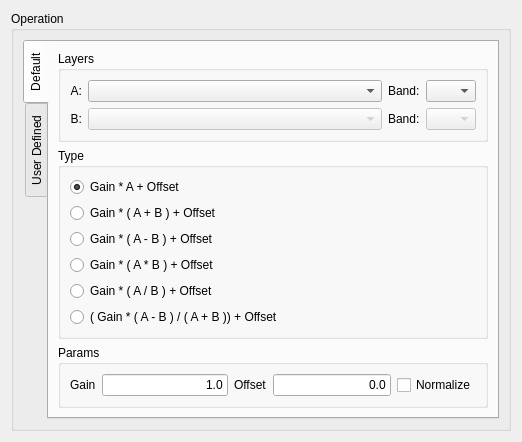
<?xml version="1.0" encoding="UTF-8"?>
<ui version="4.0">
 <class>ArithmeticOpWizardPageForm</class>
 <widget class="QWizardPage" name="ArithmeticOpWizardPageForm">
  <property name="geometry">
   <rect>
    <x>0</x>
    <y>0</y>
    <width>522</width>
    <height>396</height>
   </rect>
  </property>
  <property name="windowTitle">
   <string>Arithmetic Operations</string>
  </property>
  <layout class="QGridLayout" name="gridLayout_26">
   <item row="0" column="0">
    <widget class="QGroupBox" name="groupBox_2">
     <property name="title">
      <string>Operation</string>
     </property>
     <layout class="QGridLayout" name="gridLayout_23">
      <item row="0" column="0">
       <widget class="QTabWidget" name="tabWidget">
        <property name="tabPosition">
         <enum>QTabWidget::West</enum>
        </property>
        <property name="currentIndex">
         <number>0</number>
        </property>
        <widget class="QWidget" name="tab">
         <attribute name="title">
          <string>Default</string>
         </attribute>
         <layout class="QGridLayout" name="gridLayout_25">
          <item row="0" column="0">
           <layout class="QGridLayout" name="gridLayout_24">
            <item row="0" column="0">
             <widget class="QGroupBox" name="groupBox_8">
              <property name="title">
               <string>Layers</string>
              </property>
              <property name="flat">
               <bool>true</bool>
              </property>
              <layout class="QGridLayout" name="gridLayout_12">
               <item row="0" column="0">
                <layout class="QGridLayout" name="gridLayout_5">
                 <item row="0" column="0">
                  <layout class="QGridLayout" name="gridLayout">
                   <item row="0" column="0">
                    <widget class="QLabel" name="label">
                     <property name="text">
                      <string>A:</string>
                     </property>
                     <property name="alignment">
                      <set>Qt::AlignRight|Qt::AlignTrailing|Qt::AlignVCenter</set>
                     </property>
                    </widget>
                   </item>
                   <item row="1" column="0">
                    <widget class="QLabel" name="label_3">
                     <property name="text">
                      <string>B:</string>
                     </property>
                     <property name="alignment">
                      <set>Qt::AlignRight|Qt::AlignTrailing|Qt::AlignVCenter</set>
                     </property>
                    </widget>
                   </item>
                  </layout>
                 </item>
                 <item row="0" column="1">
                  <layout class="QGridLayout" name="gridLayout_2">
                   <item row="0" column="0">
                    <widget class="QComboBox" name="m_layerAComboBox">
                     <property name="sizePolicy">
                      <sizepolicy hsizetype="MinimumExpanding" vsizetype="Fixed">
                       <horstretch>0</horstretch>
                       <verstretch>0</verstretch>
                      </sizepolicy>
                     </property>
                    </widget>
                   </item>
                   <item row="1" column="0">
                    <widget class="QComboBox" name="m_layerBComboBox">
                     <property name="enabled">
                      <bool>false</bool>
                     </property>
                     <property name="sizePolicy">
                      <sizepolicy hsizetype="MinimumExpanding" vsizetype="Fixed">
                       <horstretch>0</horstretch>
                       <verstretch>0</verstretch>
                      </sizepolicy>
                     </property>
                    </widget>
                   </item>
                  </layout>
                 </item>
                 <item row="0" column="2">
                  <layout class="QGridLayout" name="gridLayout_3">
                   <item row="0" column="0">
                    <widget class="QLabel" name="label_2">
                     <property name="text">
                      <string>Band:</string>
                     </property>
                    </widget>
                   </item>
                   <item row="1" column="0">
                    <widget class="QLabel" name="label_4">
                     <property name="text">
                      <string>Band:</string>
                     </property>
                    </widget>
                   </item>
                  </layout>
                 </item>
                 <item row="0" column="3">
                  <layout class="QGridLayout" name="gridLayout_4">
                   <item row="0" column="0">
                    <widget class="QComboBox" name="m_bandAComboBox">
                     <property name="maximumSize">
                      <size>
                       <width>50</width>
                       <height>16777215</height>
                      </size>
                     </property>
                    </widget>
                   </item>
                   <item row="1" column="0">
                    <widget class="QComboBox" name="m_bandBComboBox">
                     <property name="enabled">
                      <bool>false</bool>
                     </property>
                     <property name="maximumSize">
                      <size>
                       <width>50</width>
                       <height>16777215</height>
                      </size>
                     </property>
                    </widget>
                   </item>
                  </layout>
                 </item>
                </layout>
               </item>
              </layout>
             </widget>
            </item>
            <item row="1" column="0">
             <widget class="QGroupBox" name="groupBox">
              <property name="title">
               <string>Type</string>
              </property>
              <property name="flat">
               <bool>true</bool>
              </property>
              <layout class="QGridLayout" name="gridLayout_6">
               <item row="0" column="0">
                <layout class="QGridLayout" name="gridLayout_7">
                 <item row="0" column="0">
                  <widget class="QRadioButton" name="m_op1RadioButton">
                   <property name="text">
                    <string>Gain * A + Offset</string>
                   </property>
                   <property name="checked">
                    <bool>true</bool>
                   </property>
                  </widget>
                 </item>
                 <item row="1" column="0">
                  <widget class="QRadioButton" name="m_op2RadioButton">
                   <property name="text">
                    <string>Gain * ( A + B ) + Offset</string>
                   </property>
                  </widget>
                 </item>
                 <item row="2" column="0">
                  <widget class="QRadioButton" name="m_op3RadioButton">
                   <property name="text">
                    <string>Gain * ( A - B ) + Offset</string>
                   </property>
                  </widget>
                 </item>
                 <item row="3" column="0">
                  <widget class="QRadioButton" name="m_op4RadioButton">
                   <property name="text">
                    <string>Gain * ( A * B ) + Offset</string>
                   </property>
                  </widget>
                 </item>
                 <item row="4" column="0">
                  <widget class="QRadioButton" name="m_op5RadioButton">
                   <property name="text">
                    <string>Gain * ( A / B ) + Offset</string>
                   </property>
                  </widget>
                 </item>
                 <item row="5" column="0">
                  <widget class="QRadioButton" name="m_op6RadioButton">
                   <property name="text">
                    <string>( Gain * ( A - B ) / ( A + B )) + Offset</string>
                   </property>
                  </widget>
                 </item>
                </layout>
               </item>
              </layout>
             </widget>
            </item>
            <item row="2" column="0">
             <widget class="QGroupBox" name="groupBox_3">
              <property name="title">
               <string>Params</string>
              </property>
              <property name="flat">
               <bool>true</bool>
              </property>
              <layout class="QGridLayout" name="gridLayout_11">
               <item row="0" column="0">
                <layout class="QGridLayout" name="gridLayout_10">
                 <item row="0" column="0">
                  <layout class="QGridLayout" name="gridLayout_8">
                   <item row="0" column="0">
                    <widget class="QLabel" name="label_5">
                     <property name="text">
                      <string>Gain</string>
                     </property>
                    </widget>
                   </item>
                   <item row="0" column="1">
                    <widget class="QLineEdit" name="m_gainLineEdit">
                     <property name="text">
                      <string>1.0</string>
                     </property>
                     <property name="alignment">
                      <set>Qt::AlignRight|Qt::AlignTrailing|Qt::AlignVCenter</set>
                     </property>
                    </widget>
                   </item>
                  </layout>
                 </item>
                 <item row="0" column="1">
                  <layout class="QGridLayout" name="gridLayout_9">
                   <item row="0" column="0">
                    <widget class="QLabel" name="label_6">
                     <property name="text">
                      <string>Offset</string>
                     </property>
                    </widget>
                   </item>
                   <item row="0" column="1">
                    <widget class="QLineEdit" name="m_offsetLineEdit">
                     <property name="text">
                      <string>0.0</string>
                     </property>
                     <property name="alignment">
                      <set>Qt::AlignRight|Qt::AlignTrailing|Qt::AlignVCenter</set>
                     </property>
                    </widget>
                   </item>
                  </layout>
                 </item>
                 <item row="0" column="2">
                  <widget class="QCheckBox" name="m_normalizeCheckBox">
                   <property name="text">
                    <string>Normalize</string>
                   </property>
                  </widget>
                 </item>
                </layout>
               </item>
              </layout>
             </widget>
            </item>
           </layout>
          </item>
         </layout>
        </widget>
        <widget class="QWidget" name="tab_2">
         <attribute name="title">
          <string>User Defined</string>
         </attribute>
         <layout class="QGridLayout" name="gridLayout_22">
          <item row="0" column="0">
           <layout class="QGridLayout" name="gridLayout_13">
            <item row="0" column="0">
             <layout class="QGridLayout" name="gridLayout_14">
              <item row="0" column="0">
               <widget class="QGroupBox" name="groupBox_4">
                <property name="title">
                 <string>Operator</string>
                </property>
                <property name="flat">
                 <bool>true</bool>
                </property>
                <layout class="QGridLayout" name="gridLayout_15">
                 <item row="0" column="0">
                  <layout class="QGridLayout" name="gridLayout_16">
                   <item row="0" column="0">
                    <widget class="QToolButton" name="m_leftBracketToolButton">
                     <property name="text">
                      <string>(</string>
                     </property>
                    </widget>
                   </item>
                   <item row="0" column="1">
                    <widget class="QToolButton" name="m_rightBracketToolButton">
                     <property name="text">
                      <string>)</string>
                     </property>
                    </widget>
                   </item>
                   <item row="0" column="2">
                    <widget class="QToolButton" name="m_plusToolButton">
                     <property name="text">
                      <string>+</string>
                     </property>
                    </widget>
                   </item>
                   <item row="0" column="3">
                    <widget class="QToolButton" name="m_minusToolButton">
                     <property name="text">
                      <string>-</string>
                     </property>
                    </widget>
                   </item>
                   <item row="0" column="4">
                    <widget class="QToolButton" name="m_multiToolButton">
                     <property name="text">
                      <string>*</string>
                     </property>
                    </widget>
                   </item>
                   <item row="0" column="5">
                    <widget class="QToolButton" name="m_divToolButton">
                     <property name="text">
                      <string>/</string>
                     </property>
                    </widget>
                   </item>
                  </layout>
                 </item>
                </layout>
               </widget>
              </item>
              <item row="0" column="1">
               <widget class="QGroupBox" name="groupBox_5">
                <property name="title">
                 <string>Value</string>
                </property>
                <property name="flat">
                 <bool>true</bool>
                </property>
                <layout class="QGridLayout" name="gridLayout_17">
                 <item row="0" column="0">
                  <layout class="QGridLayout" name="gridLayout_18">
                   <item row="0" column="0">
                    <widget class="QLineEdit" name="m_valueLineEdit">
                     <property name="text">
                      <string/>
                     </property>
                     <property name="alignment">
                      <set>Qt::AlignRight|Qt::AlignTrailing|Qt::AlignVCenter</set>
                     </property>
                    </widget>
                   </item>
                   <item row="0" column="1">
                    <widget class="QToolButton" name="m_addValueOpToolButton">
                     <property name="text">
                      <string>...</string>
                     </property>
                    </widget>
                   </item>
                  </layout>
                 </item>
                </layout>
               </widget>
              </item>
             </layout>
            </item>
            <item row="1" column="0">
             <widget class="QGroupBox" name="groupBox_6">
              <property name="title">
               <string>Raster / Band / ID</string>
              </property>
              <property name="flat">
               <bool>true</bool>
              </property>
              <layout class="QGridLayout" name="gridLayout_19">
               <item row="0" column="0">
                <layout class="QGridLayout" name="gridLayout_20">
                 <item row="0" column="0">
                  <widget class="QComboBox" name="m_layerComboBox">
                   <property name="sizePolicy">
                    <sizepolicy hsizetype="MinimumExpanding" vsizetype="Fixed">
                     <horstretch>0</horstretch>
                     <verstretch>0</verstretch>
                    </sizepolicy>
                   </property>
                  </widget>
                 </item>
                 <item row="0" column="1">
                  <widget class="QComboBox" name="m_bandComboBox">
                   <property name="maximumSize">
                    <size>
                     <width>50</width>
                     <height>16777215</height>
                    </size>
                   </property>
                  </widget>
                 </item>
                 <item row="0" column="3">
                  <widget class="QToolButton" name="m_addRasterOpToolButton">
                   <property name="text">
                    <string>...</string>
                   </property>
                  </widget>
                 </item>
                 <item row="0" column="2">
                  <widget class="QComboBox" name="m_rasterIdComboBox">
                   <property name="enabled">
                    <bool>false</bool>
                   </property>
                   <property name="maximumSize">
                    <size>
                     <width>50</width>
                     <height>16777215</height>
                    </size>
                   </property>
                  </widget>
                 </item>
                </layout>
               </item>
              </layout>
             </widget>
            </item>
            <item row="2" column="0">
             <widget class="QGroupBox" name="groupBox_7">
              <property name="title">
               <string>Expression</string>
              </property>
              <property name="flat">
               <bool>true</bool>
              </property>
              <layout class="QGridLayout" name="gridLayout_28">
               <item row="0" column="0">
                <layout class="QGridLayout" name="gridLayout_27">
                 <item row="0" column="0">
                  <widget class="QLineEdit" name="m_expressionLineEdit">
                   <property name="readOnly">
                    <bool>true</bool>
                   </property>
                  </widget>
                 </item>
                 <item row="1" column="0">
                  <layout class="QGridLayout" name="gridLayout_21">
                   <item row="0" column="0">
                    <spacer name="horizontalSpacer">
                     <property name="orientation">
                      <enum>Qt::Horizontal</enum>
                     </property>
                     <property name="sizeHint" stdset="0">
                      <size>
                       <width>40</width>
                       <height>20</height>
                      </size>
                     </property>
                    </spacer>
                   </item>
                   <item row="0" column="1">
                    <widget class="QToolButton" name="m_undoToolButton">
                     <property name="text">
                      <string>...</string>
                     </property>
                    </widget>
                   </item>
                   <item row="0" column="2">
                    <widget class="QToolButton" name="m_redoToolButton">
                     <property name="text">
                      <string>...</string>
                     </property>
                    </widget>
                   </item>
                   <item row="0" column="3">
                    <widget class="QToolButton" name="m_clearToolButton">
                     <property name="text">
                      <string>...</string>
                     </property>
                    </widget>
                   </item>
                   <item row="0" column="4">
                    <widget class="QToolButton" name="m_validateToolButton">
                     <property name="text">
                      <string>...</string>
                     </property>
                    </widget>
                   </item>
                  </layout>
                 </item>
                </layout>
               </item>
              </layout>
             </widget>
            </item>
           </layout>
          </item>
         </layout>
        </widget>
       </widget>
      </item>
     </layout>
    </widget>
   </item>
  </layout>
 </widget>
 <tabstops>
  <tabstop>m_layerAComboBox</tabstop>
  <tabstop>m_bandAComboBox</tabstop>
  <tabstop>m_layerBComboBox</tabstop>
  <tabstop>m_bandBComboBox</tabstop>
  <tabstop>m_op1RadioButton</tabstop>
  <tabstop>m_op2RadioButton</tabstop>
  <tabstop>m_op3RadioButton</tabstop>
  <tabstop>m_gainLineEdit</tabstop>
  <tabstop>m_offsetLineEdit</tabstop>
  <tabstop>m_normalizeCheckBox</tabstop>
 </tabstops>
 <resources/>
 <connections>
  <connection>
   <sender>m_op1RadioButton</sender>
   <signal>clicked(bool)</signal>
   <receiver>m_layerBComboBox</receiver>
   <slot>setDisabled(bool)</slot>
   <hints>
    <hint type="sourcelabel">
     <x>82</x>
     <y>133</y>
    </hint>
    <hint type="destinationlabel">
     <x>147</x>
     <y>74</y>
    </hint>
   </hints>
  </connection>
  <connection>
   <sender>m_op1RadioButton</sender>
   <signal>clicked(bool)</signal>
   <receiver>m_bandBComboBox</receiver>
   <slot>setDisabled(bool)</slot>
   <hints>
    <hint type="sourcelabel">
     <x>87</x>
     <y>134</y>
    </hint>
    <hint type="destinationlabel">
     <x>410</x>
     <y>70</y>
    </hint>
   </hints>
  </connection>
  <connection>
   <sender>m_op2RadioButton</sender>
   <signal>clicked(bool)</signal>
   <receiver>m_layerBComboBox</receiver>
   <slot>setEnabled(bool)</slot>
   <hints>
    <hint type="sourcelabel">
     <x>56</x>
     <y>150</y>
    </hint>
    <hint type="destinationlabel">
     <x>115</x>
     <y>68</y>
    </hint>
   </hints>
  </connection>
  <connection>
   <sender>m_op2RadioButton</sender>
   <signal>clicked(bool)</signal>
   <receiver>m_bandBComboBox</receiver>
   <slot>setEnabled(bool)</slot>
   <hints>
    <hint type="sourcelabel">
     <x>50</x>
     <y>149</y>
    </hint>
    <hint type="destinationlabel">
     <x>401</x>
     <y>71</y>
    </hint>
   </hints>
  </connection>
  <connection>
   <sender>m_op3RadioButton</sender>
   <signal>clicked(bool)</signal>
   <receiver>m_bandBComboBox</receiver>
   <slot>setEnabled(bool)</slot>
   <hints>
    <hint type="sourcelabel">
     <x>37</x>
     <y>176</y>
    </hint>
    <hint type="destinationlabel">
     <x>397</x>
     <y>71</y>
    </hint>
   </hints>
  </connection>
  <connection>
   <sender>m_op4RadioButton</sender>
   <signal>clicked(bool)</signal>
   <receiver>m_layerBComboBox</receiver>
   <slot>setEnabled(bool)</slot>
   <hints>
    <hint type="sourcelabel">
     <x>53</x>
     <y>200</y>
    </hint>
    <hint type="destinationlabel">
     <x>67</x>
     <y>69</y>
    </hint>
   </hints>
  </connection>
  <connection>
   <sender>m_op4RadioButton</sender>
   <signal>clicked(bool)</signal>
   <receiver>m_bandBComboBox</receiver>
   <slot>setEnabled(bool)</slot>
   <hints>
    <hint type="sourcelabel">
     <x>133</x>
     <y>201</y>
    </hint>
    <hint type="destinationlabel">
     <x>408</x>
     <y>74</y>
    </hint>
   </hints>
  </connection>
  <connection>
   <sender>m_op5RadioButton</sender>
   <signal>clicked(bool)</signal>
   <receiver>m_layerBComboBox</receiver>
   <slot>setEnabled(bool)</slot>
   <hints>
    <hint type="sourcelabel">
     <x>98</x>
     <y>220</y>
    </hint>
    <hint type="destinationlabel">
     <x>99</x>
     <y>74</y>
    </hint>
   </hints>
  </connection>
  <connection>
   <sender>m_op5RadioButton</sender>
   <signal>clicked(bool)</signal>
   <receiver>m_bandBComboBox</receiver>
   <slot>setEnabled(bool)</slot>
   <hints>
    <hint type="sourcelabel">
     <x>121</x>
     <y>225</y>
    </hint>
    <hint type="destinationlabel">
     <x>395</x>
     <y>71</y>
    </hint>
   </hints>
  </connection>
  <connection>
   <sender>m_op6RadioButton</sender>
   <signal>clicked(bool)</signal>
   <receiver>m_layerBComboBox</receiver>
   <slot>setEnabled(bool)</slot>
   <hints>
    <hint type="sourcelabel">
     <x>161</x>
     <y>249</y>
    </hint>
    <hint type="destinationlabel">
     <x>194</x>
     <y>69</y>
    </hint>
   </hints>
  </connection>
  <connection>
   <sender>m_op6RadioButton</sender>
   <signal>clicked(bool)</signal>
   <receiver>m_bandBComboBox</receiver>
   <slot>setEnabled(bool)</slot>
   <hints>
    <hint type="sourcelabel">
     <x>211</x>
     <y>246</y>
    </hint>
    <hint type="destinationlabel">
     <x>414</x>
     <y>73</y>
    </hint>
   </hints>
  </connection>
  <connection>
   <sender>m_op3RadioButton</sender>
   <signal>clicked(bool)</signal>
   <receiver>m_layerBComboBox</receiver>
   <slot>setEnabled(bool)</slot>
   <hints>
    <hint type="sourcelabel">
     <x>65</x>
     <y>175</y>
    </hint>
    <hint type="destinationlabel">
     <x>87</x>
     <y>76</y>
    </hint>
   </hints>
  </connection>
 </connections>
</ui>
